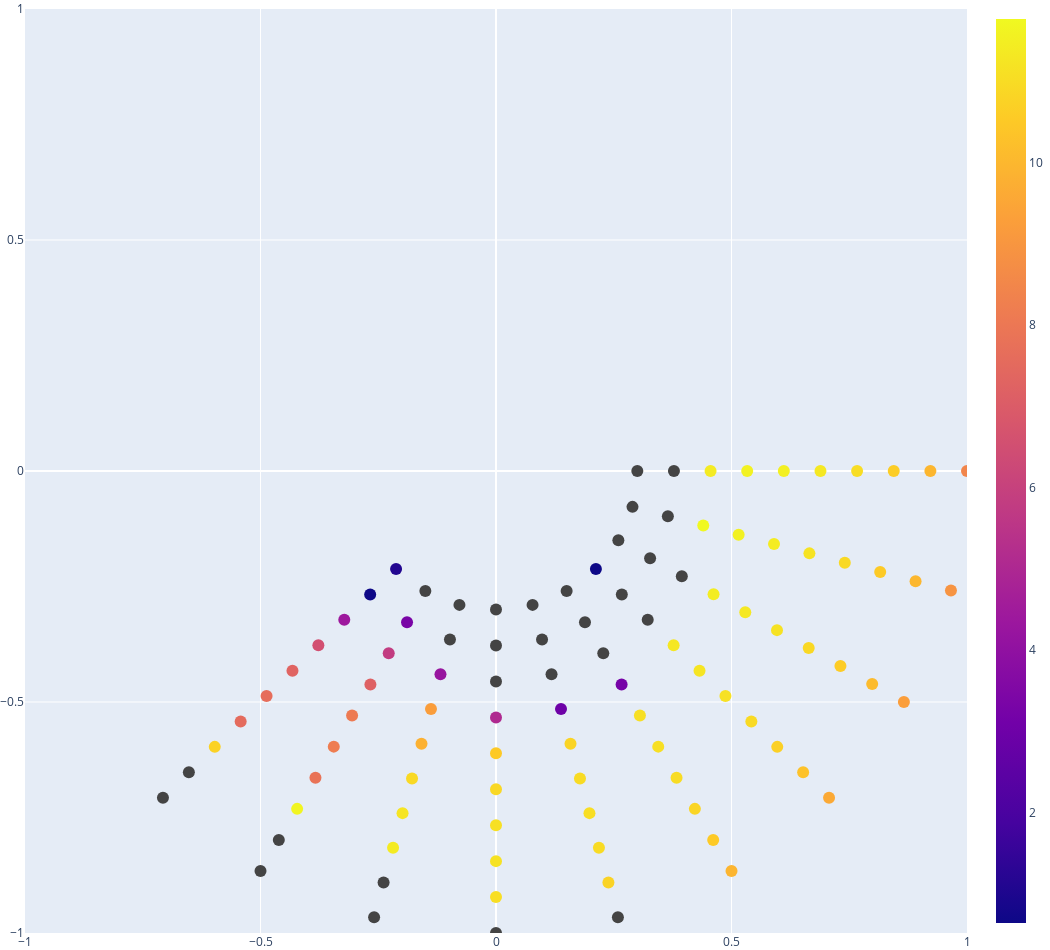

Notebook code for this chart:
### Code cell
import plotly.graph_objs as go
import numpy as np
import ipywidgets as widgets
from ipywidgets import interact , Layout , FloatSlider , Checkbox , Dropdown
from IPython.display import display
from numpy import linalg as LA
from shapely.geometry import Polygon


#plot frequency data
#mode = "contour" 
mode = "scatter"

#setup plot 
Sfig = go.FigureWidget()

#configure layout of graph
Sfig.update_xaxes(range=[-1,1])
Sfig.update_yaxes(range=[-1,1])

Sfig.update_layout(
    autosize=False,
    width =1050,
    height=950,
    legend=dict(x=.025, y=.975),
    margin=dict(l=0, r=20, t=0, b=0))


Sfig.add_scatter(mode="markers", marker = dict(size=10.1,color = np.linspace(0,1,100),showscale=True),name="Sample")

Sfig.data[0]['marker']['color'] = freq
Sfig.data[0]['x'] = xs
Sfig.data[0]['y'] = ys
Sfig.data[0]['marker']['size'] = 12

Sfig.show()
